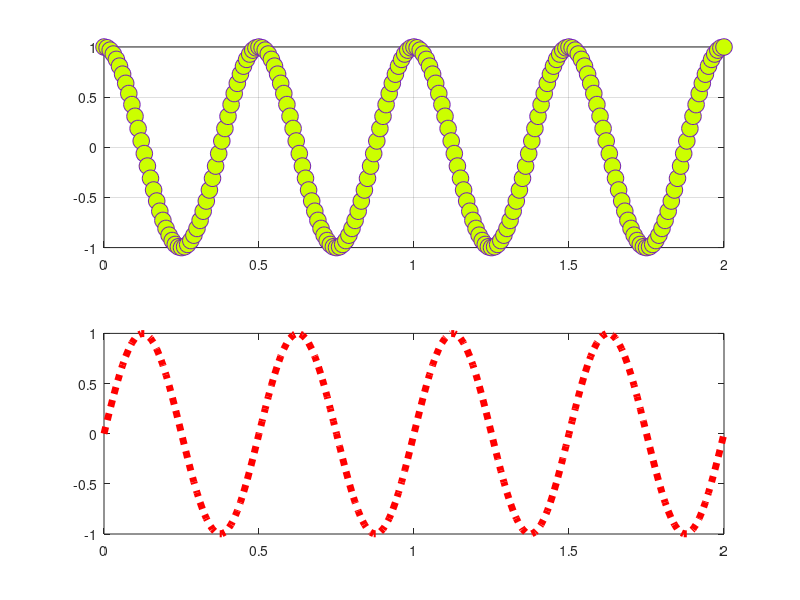

Write MATLAB code to recreate this figure.
clc;
clear;
close all;

f0=2;
t=0:0.01:2;

x=cos(2*pi*f0*t);
y=sin(2*pi*f0*t);

figure;

subplot(211)
plot(t,x,'o:','Color',[116 31 186]/255,'MarkerSize',12,'MarkerFaceColor',[0.8 1 0]);
grid on;

subplot(212);
plot(t,y,'r:','LineWidth',5);

